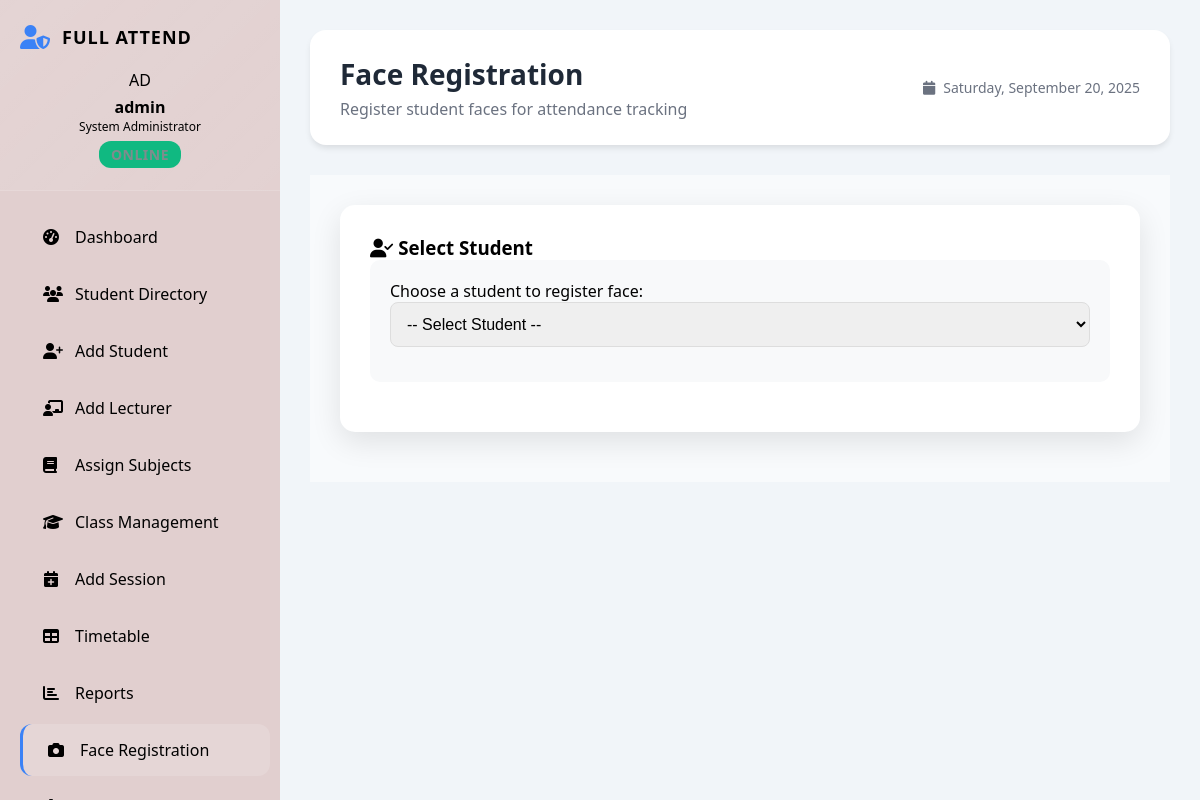
The page /admin/student_face_registration.php?student_id=STU001 (signed in) on the database as committed earlier.
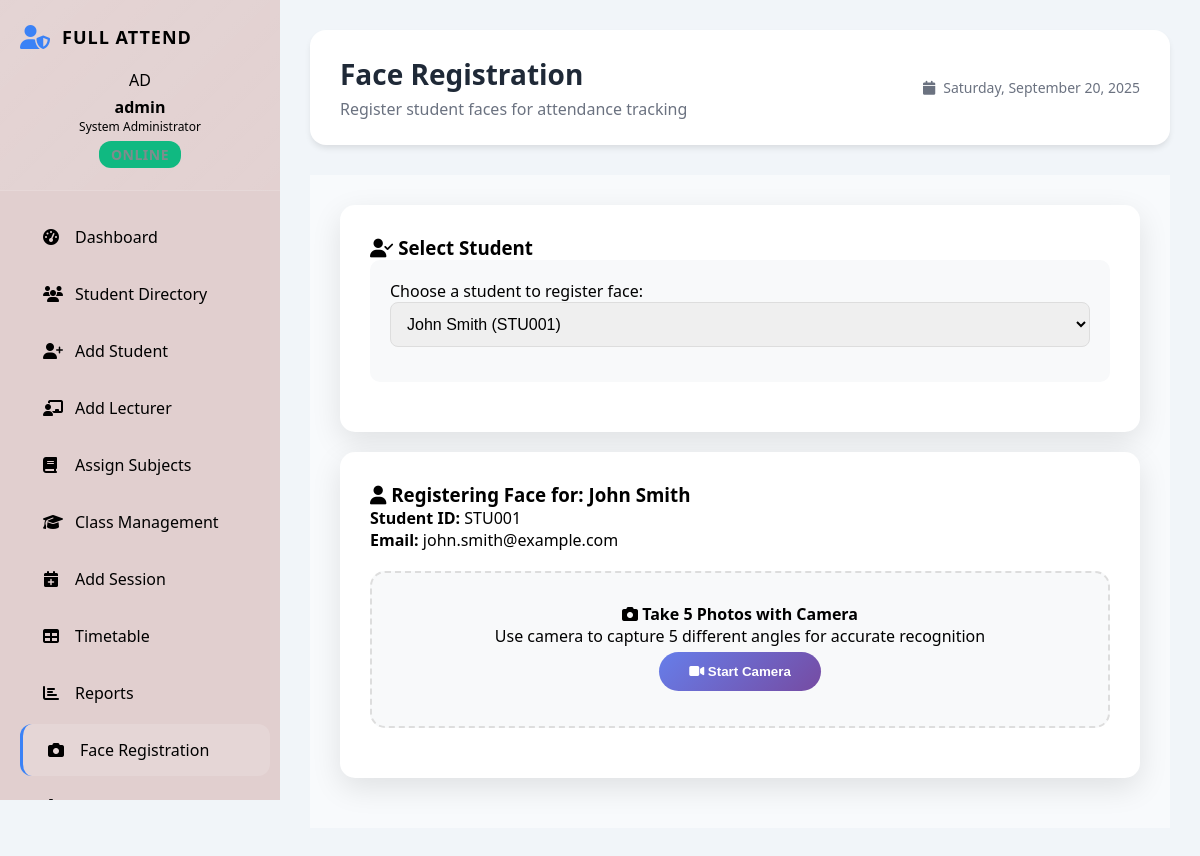
The same page on the database as committed later.
### tables this page shows
CREATE TABLE `students` (
  `id` int NOT NULL,
  `student_id` varchar(20) NOT NULL,
  `name` varchar(100) NOT NULL,
  `email` varchar(100) NOT NULL,
  `password` varchar(255) NOT NULL,
  `contact` varchar(20) DEFAULT NULL,
  `face_encoding` text,
  `profile_image` varchar(255) DEFAULT NULL,
  `status` enum('active','inactive') DEFAULT 'active',
  `created_at` timestamp NULL DEFAULT CURRENT_TIMESTAMP,
  `updated_at` timestamp NULL DEFAULT CURRENT_TIMESTAMP ON UPDATE CURRENT_TIMESTAMP
);

### admin/student_face_registration.php (the view, shortened to what the changed rows need)
<?php
require_once '../config/database.php';
$stmt = $pdo->prepare("SELECT student_id, name FROM students WHERE status = 'active' ORDER BY name ASC");
$stmt->execute();
$students = $stmt->fetchAll();
$selected_student = null;
if (isset($_GET['student_id'])) {
    $student_id = $_GET['student_id'];
    $stmt = $pdo->prepare("SELECT * FROM students WHERE student_id = ?");
    $stmt->execute([$student_id]);
    $selected_student = $stmt->fetch();
}
?>
<!DOCTYPE html>
<html lang="en">
<head>
    <link rel="stylesheet" href="admin_styles.css">
    <link rel="stylesheet" href="https://cdnjs.cloudflare.com/ajax/libs/font-awesome/6.4.0/css/all.min.css">
</head>
<body>
    <div class="admin-container">
        <?php include 'includes/sidebar.php'; ?>
        <main class="admin-main">
            <header class="dashboard-header">
                <div class="header-left">
                    <h1>Face Registration</h1>
                </div>
            </header>
        <main class="main-content">
            <div class="face-registration">
                <div class="registration-card">
                    <div class="student-selection">
                        <label for="studentSelect">Choose a student to register face:</label>
                        <select id="studentSelect" onchange="selectStudent()">
                            <option value="">-- Select Student --</option>
                            <?php foreach ($students as $student): ?>
                                <option value="<?php echo $student['student_id']; ?>"
                                        <?php echo ($selected_student && $selected_student['student_id'] === $student['student_id']) ? 'selected' : ''; ?>>
                                    <?php echo htmlspecialchars($student['name'] . ' (' . $student['student_id'] . ')'); ?>
                                </option>
                            <?php endforeach; ?>
                        </select>
                    </div>
                </div>
                <?php if ($selected_student): ?>
                    <div class="registration-card">
                        <h3><i class="fas fa-user"></i> Registering Face for: <?php echo htmlspecialchars($selected_student['name']); ?></h3>
                        <p><strong>Student ID:</strong> <?php echo htmlspecialchars($selected_student['student_id']); ?></p>
                        <p><strong>Email:</strong> <?php echo htmlspecialchars($selected_student['email']); ?></p>
                        <div class="method-selection">
                            <h4><i class="fas fa-camera"></i> Take 5 Photos with Camera</h4>
                            <p>Use camera to capture 5 different angles for accurate recognition</p>
                            <button type="button" onclick="startCamera()" class="upload-btn" id="startCameraBtn">
                                <i class="fas fa-video"></i> Start Camera
                            </button>
                        </div>
                    </div>
                <?php endif; ?>
            </div>
        </main>
    </div>
</body>
</html>

### admin/includes/sidebar.php (shortened to what the changed rows need)
<?php
$current_page = basename($_SERVER['PHP_SELF']);
?>
<aside class="admin-sidebar">
    <div class="sidebar-header">
        <div class="admin-logo">
            <h2>FULL ATTEND</h2>
        </div>
    </div>
    <nav class="sidebar-nav">
        <a href="admin_settings.php" class="nav-item <?php echo ($current_page == 'admin_settings.php') ? 'active' : ''; ?>">
            <i class="fas fa-cog"></i>
            <span>Settings</span>
        </a>
    </nav>
</aside>

Rows that differ between the two databases and show on the page:
added students: name "John Smith", student "STU001", email "john.smith@example.com"
Other text that changed with them:
form field value: "-- Select Student --" → "John Smith (STU001)"
text now shown: "Registering Face for: Student ID: Email: Take 5 Photos with Camera Use camera to capture 5 different angles for accurate recognition Start Camera"
